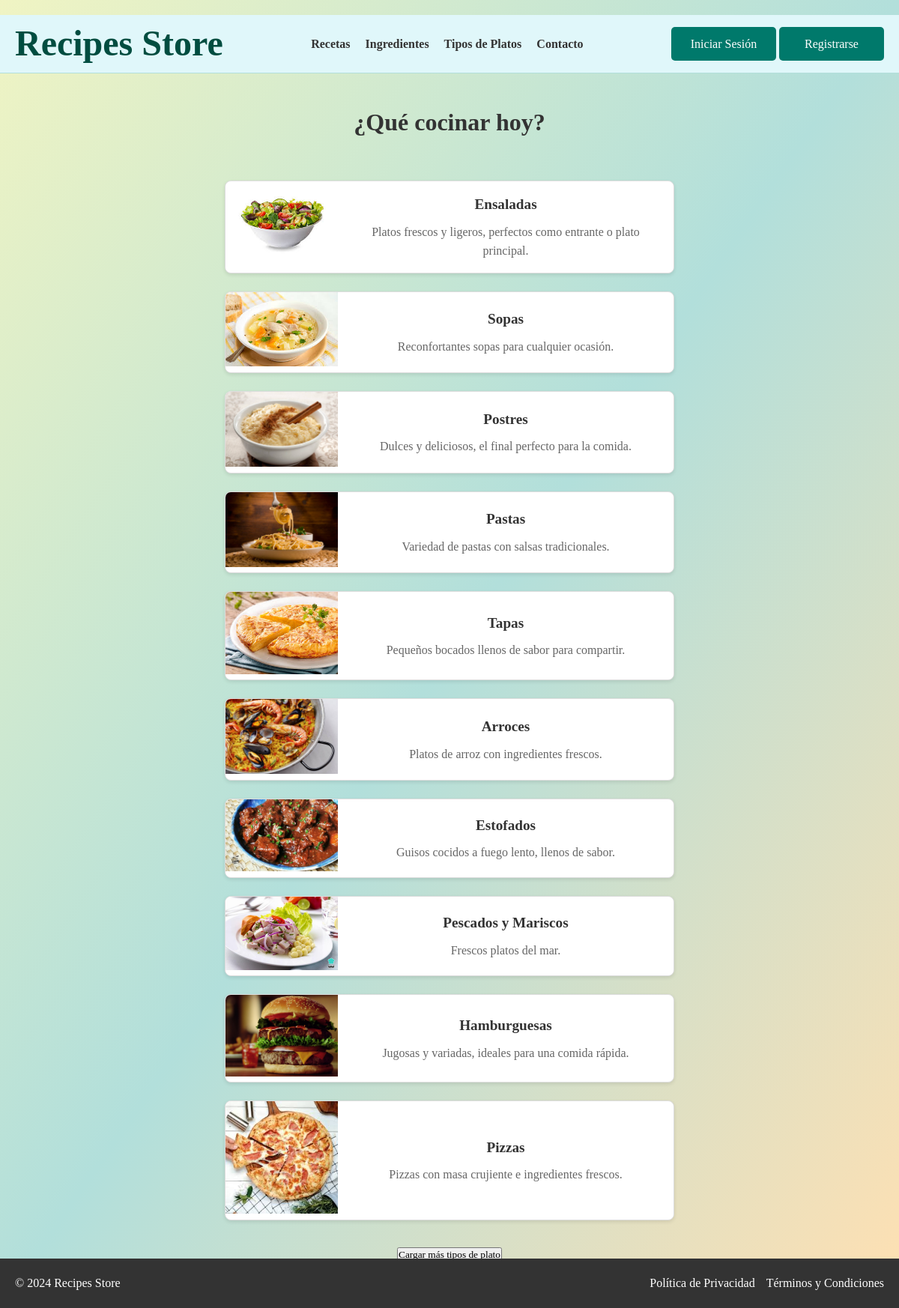
/tipos_plato/, run on the app's committed database.
### appRecetario/models.py (models this page shows, shortened)
class TipoPlato(models.Model):
    nombre = models.CharField(max_length=100)
    descripcion = models.TextField()
    imagen = models.ImageField(upload_to='tipoPlato/', blank=True, null=True)

### appRecetario/views.py (the view)
# urls.py: path('tipos_plato/', views.list_tipos_plato, name='list_tipos_plato'),
def list_tipos_plato(request):
    tipos_plato = TipoPlato.objects.all()[:10]
    return render(request, 'tipos_plato/list.html', {'tipos_plato': tipos_plato})

### appRecetario/templates/tipos_plato/list.html (shortened to what this page needs)
{% extends 'base.html' %}
{% load static %}
{% block extrastyle %}
<link rel="stylesheet" href="{% static 'styleDetalles.css' %}">
{% endblock %}
{% block contenido %}
<h2 class="section-title">¿Qué cocinar hoy?</h2>
<div id="categories-container" class="categories-container">
    {% for tipo_plato in tipos_plato %}
    <a href="{% url 'detail_tipo_plato' tipo_plato.id %}" id="tipo-plato-{{ tipo_plato.id }}" class="category-card-rectangular">
        <div class="category-image-rectangular">
            {% if tipo_plato.imagen %}
                <img src="{{ tipo_plato.imagen.url }}" alt="{{ tipo_plato.nombre }}">
            {% else %}
                <img src="{% static 'images/default.png' %}" alt="Imagen no disponible">
            {% endif %}
        </div>
        <div class="category-text-rectangular">
            <h4>{{ tipo_plato.nombre }}</h4>
            <p>{{ tipo_plato.descripcion|truncatewords:12 }}</p>
        </div>
    </a>
    {% endfor %}
</div>
<button id="cargar-mas-tipos-plato" data-offset="10" class="btn-ingrediente">Cargar más tipos de plato</button>
{% endblock %}

### appRecetario/static/style.css (style rules this page uses)
* { margin: 0; padding: 0; box-sizing: border-box; font-family: 'Georgia', serif; }
body { background-color: #F8F8F8; color: #333; line-height: 1.6; }
.main-content h2 { font-size: 2em; margin-bottom: 20px; color: #333; }
body { background: linear-gradient(to bottom right, #f0f4c3, #b2dfdb, #ffe0b2); padding: 20px 0; }

### appRecetario/static/styleDetalles.css (style rules this page uses)
.categories-container, .recipes-container { display: flex; flex-direction: column; gap: 1.5rem; justify-content: center; padding: 2rem; }
.category-card-rectangular, .recipe-card-rectangular { display: flex; align-items: center; text-decoration: none; color: #000; background: #fff; border: 1px solid #ddd; border-radius: 8px; overflow: hidden; width: 100%; max-width: 600px; margin: 0 auto; box-shadow: 0 2px 5px rgba(0, 0, 0, 0.1); transition: transform 0.2s ease, box-shadow 0.2s ease; }
.category-image-rectangular, .recipe-image-rectangular { flex-shrink: 0; width: 150px; height: 100%; overflow: hidden; }
.category-image-rectangular img, .recipe-image-rectangular img { width: 100%; height: 100%; object-fit: cover; }
.category-text-rectangular, .recipe-text-rectangular { flex: 1; padding: 1rem; }
.category-text-rectangular h4, .recipe-text-rectangular h4 { font-size: 1.2rem; margin-bottom: 0.5rem; color: #333; }
.category-text-rectangular p, .recipe-text-rectangular p { font-size: 1rem; color: #666; }

### data on the page
TipoPlato: imagen (picture), nombre "Ensaladas", descripcion "Platos frescos y ligeros, perfectos como entrante o plato principal."
TipoPlato: imagen (picture), nombre "Sopas", descripcion "Reconfortantes sopas para cualquier ocasión."
TipoPlato: imagen (picture), nombre "Postres", descripcion "Dulces y deliciosos, el final perfecto para la comida."
TipoPlato: imagen (picture), nombre "Pastas", descripcion "Variedad de pastas con salsas tradicionales."
TipoPlato: imagen (picture), nombre "Tapas", descripcion "Pequeños bocados llenos de sabor para compartir."
TipoPlato: imagen (picture), nombre "Arroces", descripcion "Platos de arroz con ingredientes frescos."
TipoPlato: imagen (picture), nombre "Estofados", descripcion "Guisos cocidos a fuego lento, llenos de sabor."
TipoPlato: imagen (picture), nombre "Pescados y Mariscos", descripcion "Frescos platos del mar."
TipoPlato: imagen (picture), nombre "Hamburguesas", descripcion "Jugosas y variadas, ideales para una comida rápida."
TipoPlato: imagen (picture), nombre "Pizzas", descripcion "Pizzas con masa crujiente e ingredientes frescos."
